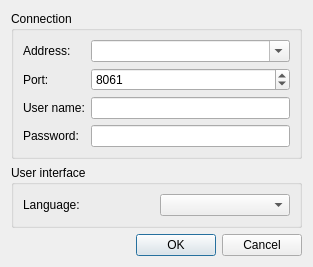
<?xml version="1.0" encoding="UTF-8"?>
<ui version="4.0">
 <class>ConnectDialog</class>
 <widget class="QDialog" name="ConnectDialog">
  <property name="geometry">
   <rect>
    <x>0</x>
    <y>0</y>
    <width>313</width>
    <height>237</height>
   </rect>
  </property>
  <property name="windowTitle">
   <string>Connection to router</string>
  </property>
  <property name="modal">
   <bool>true</bool>
  </property>
  <layout class="QVBoxLayout" name="verticalLayout">
   <item>
    <widget class="QGroupBox" name="groupBox">
     <property name="title">
      <string>Connection</string>
     </property>
     <layout class="QFormLayout" name="formLayout">
      <item row="0" column="0">
       <widget class="QLabel" name="label_address">
        <property name="text">
         <string>Address:</string>
        </property>
       </widget>
      </item>
      <item row="0" column="1">
       <widget class="QComboBox" name="combobox_address">
        <property name="editable">
         <bool>true</bool>
        </property>
       </widget>
      </item>
      <item row="1" column="0">
       <widget class="QLabel" name="label_port">
        <property name="text">
         <string>Port:</string>
        </property>
       </widget>
      </item>
      <item row="1" column="1">
       <widget class="QSpinBox" name="spinbox_port">
        <property name="minimum">
         <number>1</number>
        </property>
        <property name="maximum">
         <number>65535</number>
        </property>
        <property name="value">
         <number>8061</number>
        </property>
       </widget>
      </item>
      <item row="2" column="0">
       <widget class="QLabel" name="label_username">
        <property name="text">
         <string>User name:</string>
        </property>
       </widget>
      </item>
      <item row="2" column="1">
       <widget class="QLineEdit" name="edit_username"/>
      </item>
      <item row="3" column="0">
       <widget class="QLabel" name="label_password">
        <property name="text">
         <string>Password:</string>
        </property>
       </widget>
      </item>
      <item row="3" column="1">
       <widget class="QLineEdit" name="edit_password">
        <property name="echoMode">
         <enum>QLineEdit::Password</enum>
        </property>
       </widget>
      </item>
     </layout>
    </widget>
   </item>
   <item>
    <widget class="QGroupBox" name="groupBox_2">
     <property name="title">
      <string>User interface</string>
     </property>
     <layout class="QHBoxLayout" name="horizontalLayout">
      <item>
       <widget class="QLabel" name="label_language">
        <property name="text">
         <string>Language:</string>
        </property>
       </widget>
      </item>
      <item>
       <widget class="QComboBox" name="combobox_language"/>
      </item>
     </layout>
    </widget>
   </item>
   <item>
    <widget class="QDialogButtonBox" name="buttonbox">
     <property name="standardButtons">
      <set>QDialogButtonBox::Cancel|QDialogButtonBox::Ok</set>
     </property>
    </widget>
   </item>
  </layout>
 </widget>
 <resources/>
 <connections/>
</ui>
